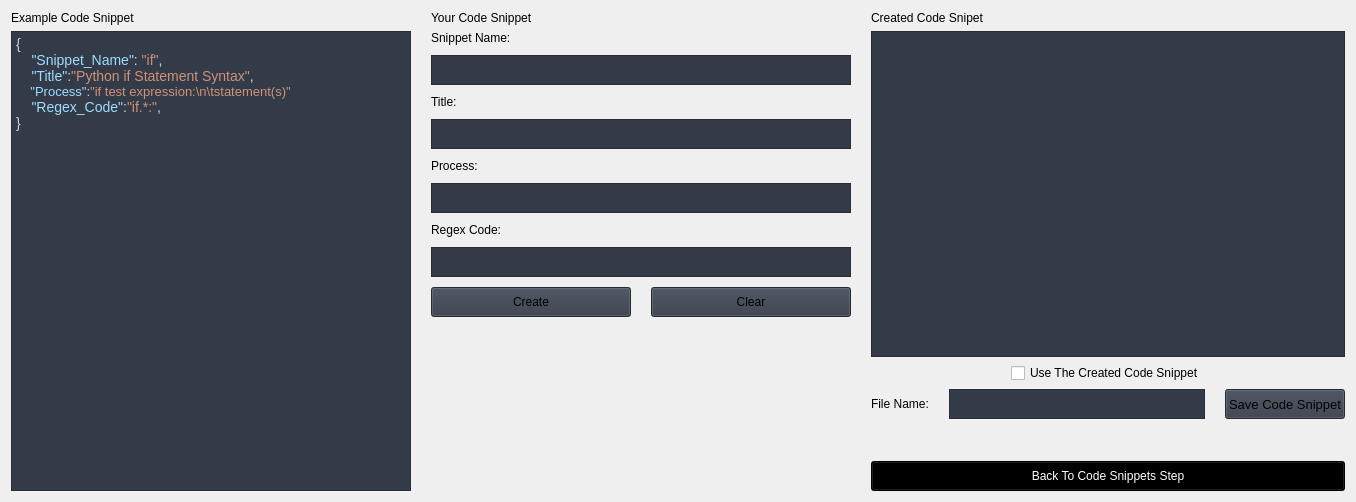
                     <widget class="QWidget" name="cSnippets">
                      <property name="styleSheet">
                       <string/>
                      </property>
                      <layout class="QVBoxLayout" name="verticalLayout_54">
                       <item>
                        <layout class="QGridLayout" name="gridLayout_11">
                         <property name="horizontalSpacing">
                          <number>20</number>
                         </property>
                         <property name="verticalSpacing">
                          <number>6</number>
                         </property>
                         <item row="15" column="7" colspan="2">
                          <widget class="QLabel" name="label_23">
                           <property name="sizePolicy">
                            <sizepolicy hsizetype="Fixed" vsizetype="Preferred">
                             <horstretch>0</horstretch>
                             <verstretch>0</verstretch>
                            </sizepolicy>
                           </property>
                           <property name="text">
                            <string>File Name:</string>
                           </property>
                          </widget>
                         </item>
                         <item row="0" column="5" colspan="2">
                          <widget class="QLabel" name="label_13">
                           <property name="maximumSize">
                            <size>
                             <width>16777215</width>
                             <height>30</height>
                            </size>
                           </property>
                           <property name="text">
                            <string>Your Code Snippet</string>
                           </property>
                          </widget>
                         </item>
                         <item row="15" column="10">
                          <widget class="QPushButton" name="btn_save_snip">
                           <property name="sizePolicy">
                            <sizepolicy hsizetype="Expanding" vsizetype="Expanding">
                             <horstretch>0</horstretch>
                             <verstretch>0</verstretch>
                            </sizepolicy>
                           </property>
                           <property name="minimumSize">
                            <size>
                             <width>0</width>
                             <height>30</height>
                            </size>
                           </property>
                           <property name="maximumSize">
                            <size>
                             <width>16777215</width>
                             <height>30</height>
                            </size>
                           </property>
                           <property name="font">
                            <font>
                             <family>Segoe UI</family>
                             <pointsize>10</pointsize>
                             <weight>50</weight>
                             <italic>false</italic>
                             <bold>false</bold>
                             <underline>false</underline>
                             <strikeout>false</strikeout>
                             <kerning>false</kerning>
                            </font>
                           </property>
                           <property name="cursor">
                            <cursorShape>PointingHandCursor</cursorShape>
                           </property>
                           <property name="styleSheet">
                            <string notr="true">background-color: rgb(52, 59, 72);</string>
                           </property>
                           <property name="text">
                            <string>Save Code Snippet</string>
                           </property>
                           <property name="icon">
                            <iconset resource="resources.qrc">
                             <normaloff>:/icons/images/icons/cil-save.png</normaloff>:/icons/images/icons/cil-save.png</iconset>
                           </property>
                          </widget>
                         </item>
                         <item row="14" column="7" colspan="4" alignment="Qt::AlignHCenter">
                          <widget class="QCheckBox" name="checkBox_6">
                           <property name="text">
                            <string>Use The Created Code Snippet</string>
                           </property>
                          </widget>
                         </item>
                         <item row="1" column="0" rowspan="17" colspan="5">
                          <widget class="QTextEdit" name="textEdit_15">
                           <property name="minimumSize">
                            <size>
                             <width>400</width>
                             <height>0</height>
                            </size>
                           </property>
                           <property name="styleSheet">
                            <string notr="true">background-color: rgb(52, 59, 72);</string>
                           </property>
                           <property name="readOnly">
                            <bool>true</bool>
                           </property>
                           <property name="html">
                            <string>&lt;!DOCTYPE HTML PUBLIC &quot;-//W3C//DTD HTML 4.0//EN&quot; &quot;http://www.w3.org/TR/REC-html40/strict.dtd&quot;&gt;
&lt;html&gt;&lt;head&gt;&lt;meta name=&quot;qrichtext&quot; content=&quot;1&quot; /&gt;&lt;style type=&quot;text/css&quot;&gt;
p, li { white-space: pre-wrap; }
&lt;/style&gt;&lt;/head&gt;&lt;body style=&quot; font-family:'Segoe UI'; font-size:10pt; font-weight:400; font-style:normal;&quot;&gt;
&lt;p style=&quot; margin-top:0px; margin-bottom:0px; margin-left:0px; margin-right:0px; -qt-block-indent:0; text-indent:0px;&quot;&gt;&lt;span style=&quot; font-family:'Droid Sans Mono','monospace','monospace','Droid Sans Fallback'; font-size:14px; color:#d4d4d4;&quot;&gt;{&lt;/span&gt;&lt;/p&gt;
&lt;p style=&quot; margin-top:0px; margin-bottom:0px; margin-left:0px; margin-right:0px; -qt-block-indent:0; text-indent:0px;&quot;&gt;&lt;span style=&quot; font-family:'Droid Sans Mono','monospace','monospace','Droid Sans Fallback'; font-size:14px; color:#9cdcfe;&quot;&gt;    &amp;quot;Snippet_Name&amp;quot;&lt;/span&gt;&lt;span style=&quot; font-family:'Droid Sans Mono','monospace','monospace','Droid Sans Fallback'; font-size:14px; color:#d4d4d4;&quot;&gt;: &lt;/span&gt;&lt;span style=&quot; font-family:'Droid Sans Mono','monospace','monospace','Droid Sans Fallback'; font-size:14px; color:#ce9178;&quot;&gt;&amp;quot;if&amp;quot;&lt;/span&gt;&lt;span style=&quot; font-family:'Droid Sans Mono','monospace','monospace','Droid Sans Fallback'; font-size:14px; color:#d4d4d4;&quot;&gt;,&lt;/span&gt;&lt;/p&gt;
&lt;p style=&quot; margin-top:0px; margin-bottom:0px; margin-left:0px; margin-right:0px; -qt-block-indent:0; text-indent:0px;&quot;&gt;&lt;span style=&quot; font-family:'Droid Sans Mono','monospace','monospace','Droid Sans Fallback'; font-size:14px; color:#9cdcfe;&quot;&gt;    &amp;quot;Title&amp;quot;&lt;/span&gt;&lt;span style=&quot; font-family:'Droid Sans Mono','monospace','monospace','Droid Sans Fallback'; font-size:14px; color:#d4d4d4;&quot;&gt;:&lt;/span&gt;&lt;span style=&quot; font-family:'Droid Sans Mono','monospace','monospace','Droid Sans Fallback'; font-size:14px; color:#ce9178;&quot;&gt;&amp;quot;Python if Statement Syntax&amp;quot;&lt;/span&gt;&lt;span style=&quot; font-family:'Droid Sans Mono','monospace','monospace','Droid Sans Fallback'; font-size:14px; color:#d4d4d4;&quot;&gt;,&lt;/span&gt;&lt;/p&gt;
&lt;p style=&quot; margin-top:0px; margin-bottom:0px; margin-left:0px; margin-right:0px; -qt-block-indent:0; text-indent:0px;&quot;&gt;&lt;span style=&quot; font-family:'Droid Sans Mono','monospace','monospace','Droid Sans Fallback'; color:#9cdcfe;&quot;&gt;    &amp;quot;Process&amp;quot;&lt;/span&gt;&lt;span style=&quot; font-family:'Droid Sans Mono','monospace','monospace','Droid Sans Fallback'; color:#d4d4d4;&quot;&gt;:&lt;/span&gt;&lt;span style=&quot; font-family:'Droid Sans Mono','monospace','monospace','Droid Sans Fallback'; color:#ce9178;&quot;&gt;&amp;quot;if test expression:\n\tstatement(s)&amp;quot;&lt;/span&gt;&lt;/p&gt;
&lt;p style=&quot; margin-top:0px; margin-bottom:0px; margin-left:0px; margin-right:0px; -qt-block-indent:0; text-indent:0px;&quot;&gt;&lt;span style=&quot; font-family:'Droid Sans Mono','monospace','monospace','Droid Sans Fallback'; font-size:14px; color:#9cdcfe;&quot;&gt;    &amp;quot;Regex_Code&amp;quot;&lt;/span&gt;&lt;span style=&quot; font-family:'Droid Sans Mono','monospace','monospace','Droid Sans Fallback'; font-size:14px; color:#d4d4d4;&quot;&gt;:&lt;/span&gt;&lt;span style=&quot; font-family:'Droid Sans Mono','monospace','monospace','Droid Sans Fallback'; font-size:14px; color:#ce9178;&quot;&gt;&amp;quot;if.*:&amp;quot;&lt;/span&gt;&lt;span style=&quot; font-family:'Droid Sans Mono','monospace','monospace','Droid Sans Fallback'; font-size:14px; color:#d4d4d4;&quot;&gt;,&lt;/span&gt;&lt;/p&gt;
&lt;p style=&quot; margin-top:0px; margin-bottom:0px; margin-left:0px; margin-right:0px; -qt-block-indent:0; text-indent:0px;&quot;&gt;&lt;span style=&quot; font-family:'Droid Sans Mono','monospace','monospace','Droid Sans Fallback'; font-size:14px; color:#d4d4d4;&quot;&gt;}&lt;/span&gt;&lt;/p&gt;&lt;/body&gt;&lt;/html&gt;</string>
                           </property>
                          </widget>
                         </item>
                         <item row="16" column="7" colspan="4">
                          <widget class="QLabel" name="label_60">
                           <property name="sizePolicy">
                            <sizepolicy hsizetype="Expanding" vsizetype="Expanding">
                             <horstretch>0</horstretch>
                             <verstretch>0</verstretch>
                            </sizepolicy>
                           </property>
                           <property name="minimumSize">
                            <size>
                             <width>200</width>
                             <height>30</height>
                            </size>
                           </property>
                           <property name="maximumSize">
                            <size>
                             <width>16777215</width>
                             <height>30</height>
                            </size>
                           </property>
                           <property name="text">
                            <string/>
                           </property>
                           <property name="alignment">
                            <set>Qt::AlignCenter</set>
                           </property>
                          </widget>
                         </item>
                         <item row="1" column="5" rowspan="4" colspan="2">
                          <layout class="QGridLayout" name="gridLayout_2">
                           <property name="horizontalSpacing">
                            <number>20</number>
                           </property>
                           <property name="verticalSpacing">
                            <number>10</number>
                           </property>
                           <item row="2" column="0" colspan="2">
                            <widget class="QLabel" name="label_21">
                             <property name="maximumSize">
                              <size>
                               <width>16777215</width>
                               <height>30</height>
                              </size>
                             </property>
                             <property name="text">
                              <string>Title:</string>
                             </property>
                            </widget>
                           </item>
                           <item row="4" column="0" colspan="2">
                            <widget class="QLabel" name="label_64">
                             <property name="maximumSize">
                              <size>
                               <width>16777215</width>
                               <height>30</height>
                              </size>
                             </property>
                             <property name="text">
                              <string>Process:</string>
                             </property>
                            </widget>
                           </item>
                           <item row="7" column="0" colspan="2">
                            <widget class="QTextEdit" name="textEdit_28">
                             <property name="maximumSize">
                              <size>
                               <width>16777215</width>
                               <height>30</height>
                              </size>
                             </property>
                             <property name="styleSheet">
                              <string notr="true">background-color: rgb(52, 59, 72);</string>
                             </property>
                             <property name="verticalScrollBarPolicy">
                              <enum>Qt::ScrollBarAlwaysOff</enum>
                             </property>
                             <property name="lineWrapMode">
                              <enum>QTextEdit::NoWrap</enum>
                             </property>
                            </widget>
                           </item>
                           <item row="8" column="0">
                            <widget class="QPushButton" name="btn_create_snip">
                             <property name="sizePolicy">
                              <sizepolicy hsizetype="Expanding" vsizetype="Expanding">
                               <horstretch>0</horstretch>
                               <verstretch>0</verstretch>
                              </sizepolicy>
                             </property>
                             <property name="minimumSize">
                              <size>
                               <width>200</width>
                               <height>30</height>
                              </size>
                             </property>
                             <property name="maximumSize">
                              <size>
                               <width>16777215</width>
                               <height>30</height>
                              </size>
                             </property>
                             <property name="styleSheet">
                              <string notr="true">background-color: rgb(52, 59, 72);</string>
                             </property>
                             <property name="text">
                              <string>Create</string>
                             </property>
                             <property name="icon">
                              <iconset resource="resources.qrc">
                               <normaloff>:/icons/images/icons/cil-plus.png</normaloff>:/icons/images/icons/cil-plus.png</iconset>
                             </property>
                            </widget>
                           </item>
                           <item row="0" column="0" colspan="2">
                            <widget class="QLabel" name="label_19">
                             <property name="maximumSize">
                              <size>
                               <width>16777215</width>
                               <height>30</height>
                              </size>
                             </property>
                             <property name="text">
                              <string>Snippet Name:</string>
                             </property>
                            </widget>
                           </item>
                           <item row="8" column="1">
                            <widget class="QPushButton" name="btn_delete_snip">
                             <property name="sizePolicy">
                              <sizepolicy hsizetype="Expanding" vsizetype="Expanding">
                               <horstretch>0</horstretch>
                               <verstretch>0</verstretch>
                              </sizepolicy>
                             </property>
                             <property name="minimumSize">
                              <size>
                               <width>200</width>
                               <height>0</height>
                              </size>
                             </property>
                             <property name="maximumSize">
                              <size>
                               <width>16777215</width>
                               <height>30</height>
                              </size>
                             </property>
                             <property name="styleSheet">
                              <string notr="true">background-color: rgb(52, 59, 72);</string>
                             </property>
                             <property name="text">
                              <string>Clear</string>
                             </property>
                             <property name="icon">
                              <iconset resource="resources.qrc">
                               <normaloff>:/icons/images/icons/cil-x.png</normaloff>:/icons/images/icons/cil-x.png</iconset>
                             </property>
                            </widget>
                           </item>
                           <item row="1" column="0" colspan="2">
                            <widget class="QTextEdit" name="textEdit_2">
                             <property name="maximumSize">
                              <size>
                               <width>16777215</width>
                               <height>30</height>
                              </size>
                             </property>
                             <property name="styleSheet">
                              <string notr="true">background-color: rgb(52, 59, 72);</string>
                             </property>
                             <property name="verticalScrollBarPolicy">
                              <enum>Qt::ScrollBarAlwaysOff</enum>
                             </property>
                             <property name="lineWrapMode">
                              <enum>QTextEdit::NoWrap</enum>
                             </property>
                            </widget>
                           </item>
                           <item row="6" column="0" colspan="2">
                            <widget class="QLabel" name="label_22">
                             <property name="maximumSize">
                              <size>
                               <width>16777215</width>
                               <height>30</height>
                              </size>
                             </property>
                             <property name="text">
                              <string>Regex Code:</string>
                             </property>
                            </widget>
                           </item>
                           <item row="3" column="0" colspan="2">
                            <widget class="QTextEdit" name="textEdit_27">
                             <property name="maximumSize">
                              <size>
                               <width>16777215</width>
                               <height>30</height>
                              </size>
                             </property>
                             <property name="styleSheet">
                              <string notr="true">background-color: rgb(52, 59, 72);</string>
                             </property>
                             <property name="verticalScrollBarPolicy">
                              <enum>Qt::ScrollBarAlwaysOff</enum>
                             </property>
                             <property name="lineWrapMode">
                              <enum>QTextEdit::NoWrap</enum>
                             </property>
                            </widget>
                           </item>
                           <item row="5" column="0" colspan="2">
                            <widget class="QTextEdit" name="textEdit_29">
                             <property name="maximumSize">
                              <size>
                               <width>16777215</width>
                               <height>30</height>
                              </size>
                             </property>
                             <property name="styleSheet">
                              <string notr="true">background-color: rgb(52, 59, 72);</string>
                             </property>
                             <property name="verticalScrollBarPolicy">
                              <enum>Qt::ScrollBarAlwaysOff</enum>
                             </property>
                             <property name="lineWrapMode">
                              <enum>QTextEdit::NoWrap</enum>
                             </property>
                            </widget>
                           </item>
                          </layout>
                         </item>
                         <item row="15" column="9">
                          <widget class="QTextEdit" name="textEdit_16">
                           <property name="sizePolicy">
                            <sizepolicy hsizetype="Expanding" vsizetype="Fixed">
                             <horstretch>0</horstretch>
                             <verstretch>0</verstretch>
                            </sizepolicy>
                           </property>
                           <property name="maximumSize">
                            <size>
                             <width>16777215</width>
                             <height>30</height>
                            </size>
                           </property>
                           <property name="styleSheet">
                            <string notr="true">background-color: rgb(52, 59, 72);</string>
                           </property>
                           <property name="verticalScrollBarPolicy">
                            <enum>Qt::ScrollBarAlwaysOff</enum>
                           </property>
                           <property name="lineWrapMode">
                            <enum>QTextEdit::NoWrap</enum>
                           </property>
                           <property name="html">
                            <string>&lt;!DOCTYPE HTML PUBLIC &quot;-//W3C//DTD HTML 4.0//EN&quot; &quot;http://www.w3.org/TR/REC-html40/strict.dtd&quot;&gt;
&lt;html&gt;&lt;head&gt;&lt;meta name=&quot;qrichtext&quot; content=&quot;1&quot; /&gt;&lt;style type=&quot;text/css&quot;&gt;
p, li { white-space: pre-wrap; }
&lt;/style&gt;&lt;/head&gt;&lt;body style=&quot; font-family:'Segoe UI'; font-size:10pt; font-weight:400; font-style:normal;&quot;&gt;
&lt;p style=&quot;-qt-paragraph-type:empty; margin-top:0px; margin-bottom:0px; margin-left:0px; margin-right:0px; -qt-block-indent:0; text-indent:0px;&quot;&gt;&lt;br /&gt;&lt;/p&gt;&lt;/body&gt;&lt;/html&gt;</string>
                           </property>
                          </widget>
                         </item>
                         <item row="0" column="0" colspan="5">
                          <widget class="QLabel" name="label_63">
                           <property name="maximumSize">
                            <size>
                             <width>16777215</width>
                             <height>30</height>
                            </size>
                           </property>
                           <property name="text">
                            <string>Example Code Snippet</string>
                           </property>
                          </widget>
                         </item>
                         <item row="0" column="7" colspan="3">
                          <widget class="QLabel" name="label_14">
                           <property name="maximumSize">
                            <size>
                             <width>16777215</width>
                             <height>30</height>
                            </size>
                           </property>
                           <property name="text">
                            <string>Created Code Snipet</string>
                           </property>
                          </widget>
                         </item>
                         <item row="5" column="5" rowspan="13" colspan="2">
                          <spacer name="verticalSpacer_3">
                           <property name="orientation">
                            <enum>Qt::Vertical</enum>
                           </property>
                           <property name="sizeHint" stdset="0">
                            <size>
                             <width>20</width>
                             <height>40</height>
                            </size>
                           </property>
                          </spacer>
                         </item>
                         <item row="1" column="7" rowspan="13" colspan="4">
                          <widget class="QTextEdit" name="textEdit_25">
                           <property name="minimumSize">
                            <size>
                             <width>300</width>
                             <height>0</height>
                            </size>
                           </property>
                           <property name="styleSheet">
                            <string notr="true">background-color: rgb(52, 59, 72);</string>
                           </property>
                           <property name="readOnly">
                            <bool>true</bool>
                           </property>
                          </widget>
                         </item>
                         <item row="17" column="7" colspan="4">
                          <widget class="QPushButton" name="back_snip">
                           <property name="sizePolicy">
                            <sizepolicy hsizetype="Expanding" vsizetype="Fixed">
                             <horstretch>0</horstretch>
                             <verstretch>0</verstretch>
                            </sizepolicy>
                           </property>
                           <property name="minimumSize">
                            <size>
                             <width>0</width>
                             <height>30</height>
                            </size>
                           </property>
                           <property name="cursor">
                            <cursorShape>PointingHandCursor</cursorShape>
                           </property>
                           <property name="styleSheet">
                            <string notr="true">background-color: black;
color:white;</string>
                           </property>
                           <property name="text">
                            <string>Back To Code Snippets Step</string>
                           </property>
                           <property name="icon">
                            <iconset resource="resources.qrc">
                             <normaloff>:/icons/images/icons/cil-arrow-circle-left.png</normaloff>:/icons/images/icons/cil-arrow-circle-left.png</iconset>
                           </property>
                          </widget>
                         </item>
                        </layout>
                       </item>
                      </layout>
                     </widget>
